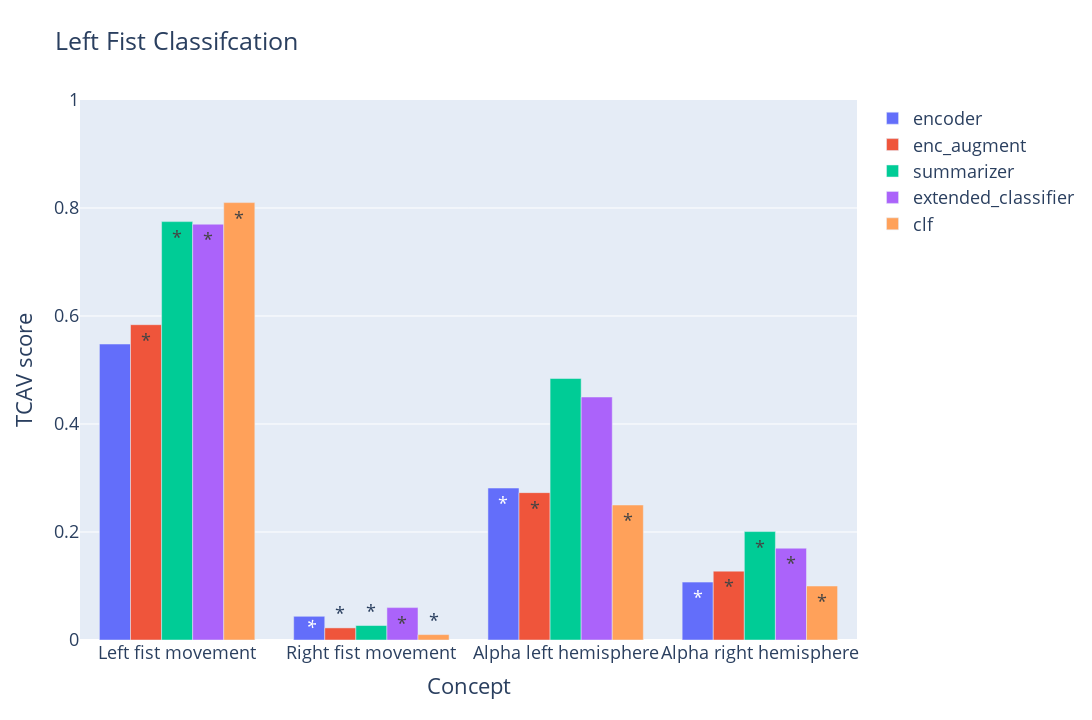

Write notebook code for a chart like this one.
### Code cell
concept_names = ["Left fist movement", "Right fist movement", "Alpha left hemisphere", "Alpha right hemisphere"]
# concept_names = ["Left fist movement", "Right fist movement", "Gamma left hemisphere", "Gamma right hemisphere"]
# concept_names = ["Premotor Cortex-lh", "Premotor Cortex-rh", "Somatosensory and Motor Cortex-lh", "Somatosensory and Motor Cortex-rh"]
# concept_names = ["Early Visual Cortex-lh", "Early Visual Cortex-rh", "Primary Visual Cortex-lh", "Primary Visual Cortex-rh"]
title = "Left Fist Classifcation"
# plt_name = "left_fist_prediction_alpha_vs_random_tuh_alpha"
plt_name = "left_fist_prediction_alpha_baseline_with_sigma_vs_random_tuh_alpha"
# plt_name = "left_fist_prediction_anatomical_alpha_premotor_somatosensory_vs_random_mmidb_alpha_no_baseline"
# plt_name = "left_fist_prediction_anatomical_alpha_visual"

# scores_mean_df, scores_std_df = plot_tcav_scores(all_experimental_sets, all_tcav_scores, concept_names=concept_names, title=title, score_type="sign_count", alpha=0.05, only_significant=False, with_error=False, plt_name=plt_name, file_type="png")
# scores_mean_df
# scores_std_df   

plot_tcav_scores_plotly(all_experimental_sets, all_tcav_scores, concept_names=concept_names, title=title, score_type="sign_count", alpha=0.05, only_significant=False, with_error=False, plt_name=plt_name, file_type="png")

### Figure 1 — Plotly figure (JSON) as saved in the notebook; plotly's stock layout.template omitted (floating-point values rounded to 4 significant figures)
{"data": [{"name": "encoder", "text": ["", "*", "*", "*"], "type": "bar", "x": ["random_left_concept_MMIDB_Alpha_sanity_check_1000_with_sigma", "random_right_concept_MMIDB_Alpha_sanity_check_1000_with_sigma", "random_mmidb_alpha_lh", "random_mmidb_alpha_rh"], "y": [0.5481, 0.0439, 0.2814, 0.1072]}, {"name": "enc_augment", "text": ["*", "*", "*", "*"], "type": "bar", "x": ["random_left_concept_MMIDB_Alpha_sanity_check_1000_with_sigma", "random_right_concept_MMIDB_Alpha_sanity_check_1000_with_sigma", "random_mmidb_alpha_lh", "random_mmidb_alpha_rh"], "y": [0.5839, 0.0224, 0.2729, 0.1275]}, {"name": "summarizer", "text": ["*", "*", "", "*"], "type": "bar", "x": ["random_left_concept_MMIDB_Alpha_sanity_check_1000_with_sigma", "random_right_concept_MMIDB_Alpha_sanity_check_1000_with_sigma", "random_mmidb_alpha_lh", "random_mmidb_alpha_rh"], "y": [0.7748, 0.0268, 0.4842, 0.2008]}, {"name": "extended_classifier", "text": ["*", "*", "", "*"], "type": "bar", "x": ["random_left_concept_MMIDB_Alpha_sanity_check_1000_with_sigma", "random_right_concept_MMIDB_Alpha_sanity_check_1000_with_sigma", "random_mmidb_alpha_lh", "random_mmidb_alpha_rh"], "y": [0.77, 0.06, 0.45, 0.17]}, {"name": "clf", "text": ["*", "*", "*", "*"], "type": "bar", "x": ["random_left_concept_MMIDB_Alpha_sanity_check_1000_with_sigma", "random_right_concept_MMIDB_Alpha_sanity_check_1000_with_sigma", "random_mmidb_alpha_lh", "random_mmidb_alpha_rh"], "y": [0.81, 0.01, 0.25, 0.1]}], "layout": {"font": {"size": 18}, "height": 720, "title": {"text": "Left Fist Classifcation"}, "width": 1200, "xaxis": {"ticktext": ["Left fist movement", "Right fist movement", "Alpha left hemisphere", "Alpha right hemisphere"], "tickvals": [0, 1, 2, 3], "title": {"text": "Concept"}}, "yaxis": {"range": [0, 1], "title": {"text": "TCAV score"}}}}
